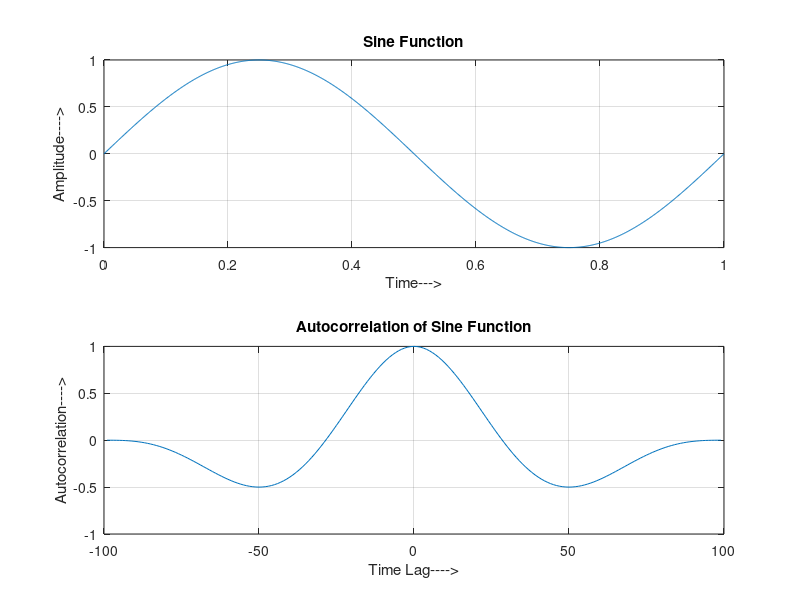

Write the MATLAB code that produced this figure.
time = 0:0.001:1;
L = length(time);
fi = 1;
y = sin(2*pi*fi*time);
subplot(2,1,1);
plot(time, y);
xlabel('Time--->');
ylabel('Amplitude---->');
title('Sine Function');
grid on;



% Parameters
f = 1;             % Frequency of the sine wave
fs = 100;          % Sampling frequency
T = 1 / fs;        % Sampling period
duration = 1;      % Duration of the signal in seconds

% Time vector
t = 0:T:duration-T;

% Generate the sine wave
x = sin(2*pi*f*t);


% Compute the autocorrelation
autocorr = xcorr(x, 'coeff');


% Time lag vector
lags = -(length(x)-1):(length(x)-1);

% Plot the autocorrelation
%figure;
subplot(2,1,2);
plot(lags, autocorr);
xlabel('Time Lag---->');
ylabel('Autocorrelation---->');
title('Autocorrelation of Sine Function');
grid on;